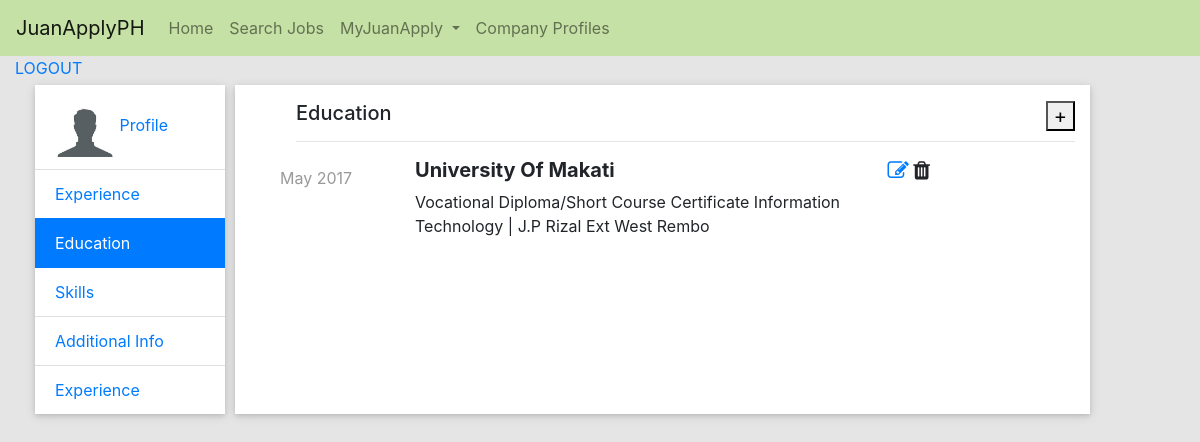
Screenshot of /education.php (signed in) with the database file from the repository.
### tables this page shows
CREATE TABLE `educational_bg` (
  `id_educ_bg` int(11) NOT NULL,
  `id_user` int(11) NOT NULL,
  `school_name` varchar(255) NOT NULL,
  `graduated_month` varchar(255) NOT NULL,
  `graduated_year` int(255) NOT NULL,
  `qualification` varchar(255) NOT NULL,
  `school_location` varchar(255) NOT NULL,
  `field_study` varchar(255) NOT NULL,
  `grade` varchar(200) NOT NULL
);

### core/init.php (called while the page is built, shortened)
<?php
include 'database/connection.php';
include 'classes/users.class.php';
$users = new Users();
?>

### core/database/connection.php (called while the page is built, shortened)
<?php
class DbConnection
{
	public function __construct()
	{
		$this->conn = mysqli_connect("localhost","root","","juanapply");
	}
}
?>

### core/classes/users.class.php (called while the page is built, shortened)
<?php
class Users extends DbConnection
{
	public function fetchdata($table){
			$sql = " SELECT * FROM ".$table;
			$array = array();
			$query =mysqli_query($this->conn,$sql);
			while ($row = mysqli_fetch_assoc($query)) {
				$array[] =$row;
			}
			return $array;
	}
}
?>

### education.php (the view, shortened to what this page needs)
<?php
include 'core/init.php';
include 'includes/header.php';
if (isset($_SESSION['usertype'])) {
	$uid = $_SESSION['id'];
}
?>
<div class="container-fluid" id="">
	<a href="home.php?logout=logout">LOGOUT</a>
</div>
	<div class="container"  id="myprofile" style="">
		<div class="row ">
		<div class="col-sm-2 h-100 bodynav sticky-top" style="background-color: transparent; margin:5px;">
			<form method="get">
			 <ul class="list-group list-group-flush">
			  <a href="myprofile.php"><li class="list-group-item"><img src="assets/images/defaultimgpic.jpeg" style="width: 60px; height: 60px;"> Profile</li></a>
			  <a href="work_experience.php" class="list-group-item">Experience</a>
			  <a href="education.php" class="list-group-item active">Education</a>
			  <a href="" class="list-group-item">Skills</a>
			  <a href="additional_info.php"  class="list-group-item">Additional Info</a>
			  <a href="" class="list-group-item">Experience</a>
			</ul>
			</form>
		</div>
		<div class="col-sm-9 bodyresult float-right" style="background-color: white;  margin:5px;">
					<?php
					$myrow2 = $users->fetchdata('educational_bg WHERE id_user = "'.$uid.'"');
					?>
					<div class="row ml-3 mt-3">
						<div class="col-sm-12"><h5>Education<button class="addeduc float-right" data-toggle="collapse" data-target="#demo">+</button></h5>
						<hr>
						</div>
					</div>
					<?php
					if (!isset($_GET['educ'])) {
					$myrow2 = $users->fetchdata('educational_bg WHERE id_user = "'.$uid.'"');
					foreach ($myrow2 as $row2) {
					?>
						<div class="col-sm-12" id="view_educ_bg">
							<form method="get">
							<div class="row">
								<div class="col-sm-2 mt-2">
									<label><?php echo ucfirst($row2['graduated_month']." ".$row2['graduated_year']); ?></label>
								</div>
								<div class="col-sm-7 mb-5">
									<h5><b><?php echo ucwords($row2['school_name']); ?></b></h5>
									<p><?php echo ucwords($row2['qualification'])." ".ucwords($row2['field_study'])." | ".ucwords($row2['school_location']); ?></p>
								</div>
								<div class="col-sm-2">
									<a href="education.php?educ=<?php echo $row2['id_educ_bg']; ?>"><i class="fa fa-pencil-square-o fa-lg editbg" aria-hidden="true" id=""> </i></a>
									<i class="fa fa-trash fa-lg delEduc" aria-hidden="true" id="<?php echo $row2['id_educ_bg']; ?>"> </i>
								</div>
							</div>
							</form>
						</div>
					<?php }
					} ?>
		</div>
		</div>
		</div>
<?php
include 'includes/footer.php';
?>

### assets/css/style.css (style rules this page uses)
body { background: #e5e5e5; }
#myprofile .bodynav { padding: 0px; background-color: #f1f1f1; box-shadow: 0 2px 4px 0 rgba(0,0,0,0.10),0 2px 10px 0 rgba(0,0,0,0.12)!important; }
#myprofile .bodyresult { padding-left: 30px; background-color: #f1f1f1; box-shadow: 0 2px 4px 0 rgba(0,0,0,0.10),0 2px 10px 0 rgba(0,0,0,0.12)!important; }
#myprofile .bodyresult label { color: #999; }

### rows the page displays
educational_bg: graduated_month+graduated_year "May 2017", school_name "University Of Makati", qualification "Vocational Diploma/Short Course Certificate", field_study "Information Technology", school_location "J.P Rizal Ext West Rembo"
